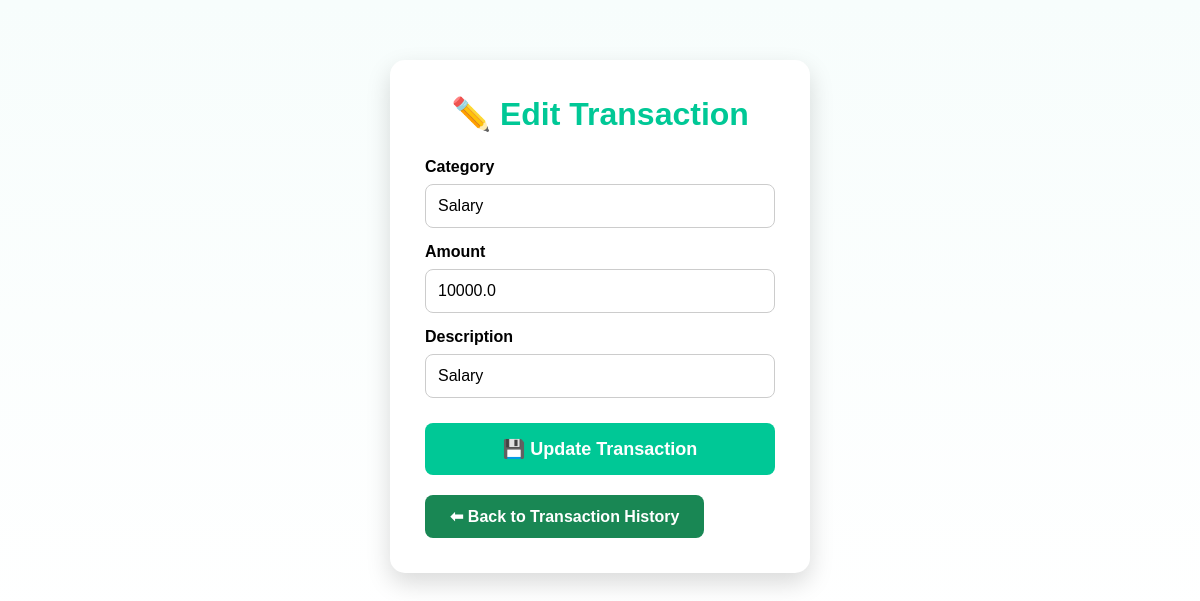
/edit_transaction/1, run on an earlier commit of the app's database.
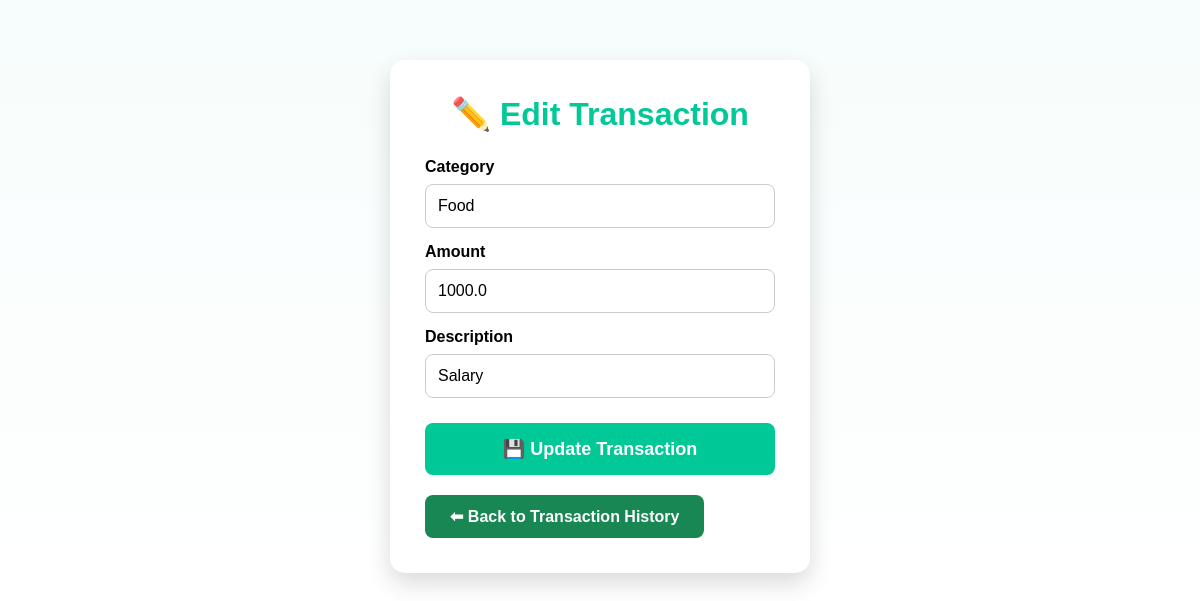
And on a later commit of the database.
### tables this page shows
CREATE TABLE transactions(
    id INTEGER PRIMARY KEY AUTOINCREMENT,
    user_id INTEGER,
    type TEXT NOT NULL,
    amount REAL NOT NULL,
    category TEXT NOT NULL,
    description TEXT,
    FOREIGN KEY(user_id) REFERENCES users(id)
);

### app.py (the view, shortened to what this page needs)
@app.route("/edit_transaction/<int:transaction_id>", methods=["GET", "POST"])
def edit_transaction(transaction_id):
    conn = sqlite3.connect("expense_tracker.db")
    cursor = conn.cursor()
    cursor.execute("SELECT id, type, amount, category, description FROM transactions WHERE id=?", (transaction_id,))
    transaction = cursor.fetchone()
    print("Transaction =", transaction)
    print("Length =", len(transaction))
    conn.close()
    return render_template("edit_transaction.html", transaction=transaction)

### templates/edit_transaction.html (shortened to what this page needs)
<!DOCTYPE html>
<html lang="en">
<head>
    <link rel="stylesheet"
          href="{{ url_for('static', filename='css/style.css') }}">
</head>
<body>
<div class="expense-container">
    <h1>✏️ Edit Transaction</h1>
    <form method="POST">
        <label>Category</label>
        <input
            type="text"
            name="category"
            value="{{ transaction[3] }}"
            required
        >
        <label>Amount</label>
        <input
            type="number"
            name="amount"
            value="{{ transaction[2] }}"
            required
        >
        <label>Description</label>
        <input
            type="text"
            name="description"
            value="{{ transaction[4] }}"
        >
        <button type="submit" class="primary-btn">
            💾 Update Transaction
        </button>
    </form>
    <a href="/transaction_history" class="back-btn">
        ⬅ Back to Transaction History
    </a>
</div>
</body>
</html>

### static/css/style.css (style rules this page uses)
* { margin:0; padding:0; box-sizing:border-box; font-family:Arial, Helvetica, sans-serif; }
body { background:linear-gradient(to bottom,#f7fdfc,#ffffff); }
.primary-btn, .secondary-btn { display:inline-block; text-decoration:none; padding:15px 35px; border-radius:8px; font-size:18px; font-weight:bold; cursor:pointer; transition:all 0.3s ease; }
.primary-btn { background:#00c896; color:white; border:none; }
.expense-container { width:420px; margin:60px auto; background:#fff; padding:35px; border-radius:15px; box-shadow:0 10px 25px rgba(0,0,0,0.15); }
.expense-container h1 { text-align:center; color:#00c896; margin-bottom:25px; }
.expense-container label { display:block; font-weight:bold; margin-top:15px; margin-bottom:8px; }
.expense-container input { width:100%; padding:12px; border:1px solid #ccc; border-radius:8px; font-size:16px; }
.expense-container button { width:100%; margin-top:25px; }
.back-btn { display:block; text-align:center; margin-top:20px; text-decoration:none; color:#00c896; font-weight:bold; }
.back-btn { display: inline-block; background: #198754; color: white; text-decoration: none; padding: 12px 25px; border-radius: 8px; font-weight: bold; transition: 0.3s; }

What changed in the data, as far as the page shows it:
changed transactions "Salary": category "Salary" → "Food"; amount "10000.0" → "1000.0"
